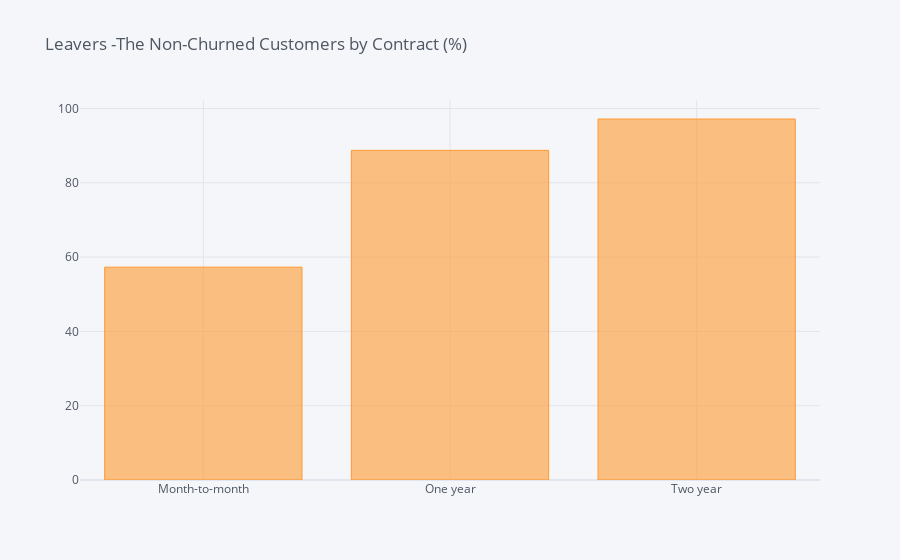

Notebook code cell kept with this figure:
### Markdown cell above
The customer churned by contract is explained based on three terms: Month-to-Month, One Year and Two Year.

It is observed than 42.7% of customer leave if they have month-to-month contract, whereas 11.2% of customer leave if they have one year contract.

Important point here is, Customers who have enrolled in 2 years contract has lower churn rate which 2.8% of customer only churn which explains that having 2 years of contract with customers help in reducing churn rate.

### Code cell
df_Contract = pd.DataFrame(columns=["Contracts", "% of Leavers"])
i=0
for contract in list(telco['Contract'].unique()):
    ratio = telco[(telco['Contract']==contract)&(telco['Churn']=="No")].shape[0] / telco[telco['Contract']==contract].shape[0]
    df_Contract.loc[i] = (contract, ratio*100)
    i += 1
    #print("In {}, the ratio of leavers is {:.2f}%".format(field, ratio*100))    
df_C2 = df_Contract.groupby(by="Contracts").sum()
df_C2.iplot(kind='bar',title='Leavers -The Non-Churned Customers by Contract (%)')

### Figure 1 — Plotly figure (JSON) as saved in the notebook; plotly's stock layout.template omitted (floating-point values rounded to 4 significant figures)
{"data": [{"marker": {"color": "rgba(255, 153, 51, 0.6)", "line": {"color": "rgba(255, 153, 51, 1.0)", "width": 1}}, "name": "% of Leavers", "orientation": "v", "text": "", "type": "bar", "x": ["Month-to-month", "One year", "Two year"], "y": [57.29, 88.73, 97.17]}], "layout": {"legend": {"bgcolor": "#F5F6F9", "font": {"color": "#4D5663"}}, "paper_bgcolor": "#F5F6F9", "plot_bgcolor": "#F5F6F9", "title": {"font": {"color": "#4D5663"}, "text": "Leavers -The Non-Churned Customers by Contract (%)"}, "xaxis": {"gridcolor": "#E1E5ED", "showgrid": true, "tickfont": {"color": "#4D5663"}, "title": {"font": {"color": "#4D5663"}, "text": ""}, "zerolinecolor": "#E1E5ED"}, "yaxis": {"gridcolor": "#E1E5ED", "showgrid": true, "tickfont": {"color": "#4D5663"}, "title": {"font": {"color": "#4D5663"}, "text": ""}, "zerolinecolor": "#E1E5ED"}}}
